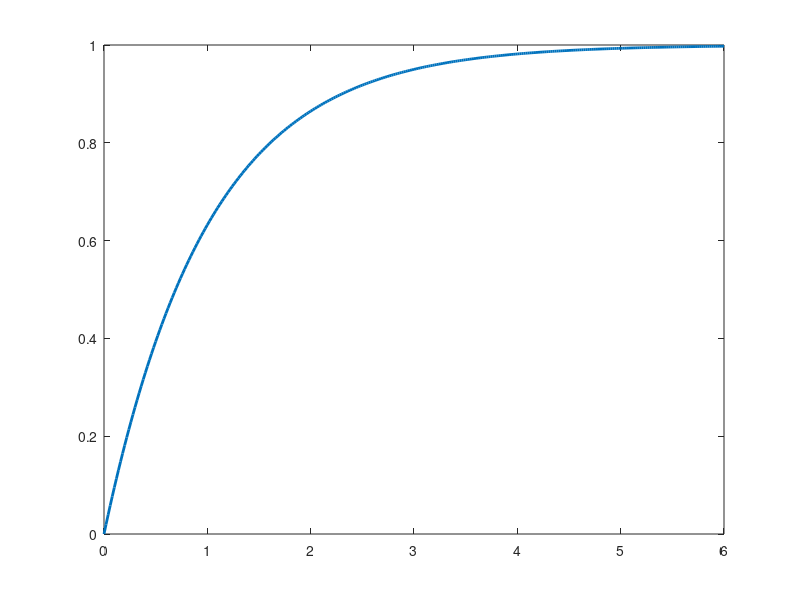

Here is the MATLAB script that generated this plot: (Note: this script raises an error after producing the figure.)
%% 2주차 — 모델링: 물리 법칙에서 전달함수까지
% **제어시스템설계** · 충남대학교 자율운항시스템공학과
%
%
% **참고자료 — 먼저 볼 것**
%
% 아래 다섯 과목은 **이 강의의 담당교수가 직접 한 강의**입니다.
% 기초부터 대학원 과정까지 이어지므로 부족한 곳부터 보면 됩니다.
% 이 강의에서 쓰는 기호와 유도는 모두 그 안에서 자세히 다룹니다.
%
% | # | 과목 | 수준 | 언어 | 영상 | 강의자료·코드 |
% |---|---|---|---|---|---|
% | 1 | **제어공학** — 기초. 전달함수, 피드백, 안정도, 근궤적, PID | 학부 | KO | [재생목록](https://youtube.com/playlist?list=PLFaUxNRM4BvJMpF9HZS-Mp8tDv9dTdglk) | [드라이브](https://drive.google.com/drive/folders/1TNIPDNtS_Iy8li-olka5WJslSXDYf0aT) |
% | 2 | **제어시스템설계** — 해석이 아니라 설계. 사양, 루프 성형, 이산 구현 | 학부 | KO | [재생목록](https://youtube.com/playlist?list=PLFaUxNRM4BvIGroZ5rgn7x08F7C79d9WZ) | [드라이브](https://drive.google.com/drive/folders/11m5Xxl_PHJvxgHghLSP-jhCpmRpbvoXh) |
% | 3 | **제어공학특론** — 좌표계, 6자유도 운동방정식, 회전행렬과 오일러각, 선형화 | 대학원 | EN | [재생목록](https://youtube.com/playlist?list=PLFaUxNRM4BvJmvF2ljx4KM5dj1P5jEcw0) | [드라이브](https://drive.google.com/drive/folders/1GUxbbONl916lNd0ggnFnXrNwNkd13-2-) |
% | 4 | **센서신호처리 및 융합** — 센서 모델, 잡음, 추정, 다중센서 융합 | 대학원 | EN | [재생목록](https://youtube.com/playlist?list=PLFaUxNRM4BvK-aP2Gdoyp5-AWvMn7Fo8E) | [드라이브](https://drive.google.com/drive/folders/1MEVJP7TzMcm8w6TZwUjhWJtL34WeNY3u) |
% | 5 | **캡스톤디자인** — 이동체 프로젝트를 처음부터 끝까지 | 학부 | KO | [재생목록](https://youtube.com/playlist?list=PLFaUxNRM4BvLu7L0pDoLzDXTv8mm6rCmj) | [드라이브](https://drive.google.com/drive/folders/1haIQejlJfrdhtOuof-MpffR9ydVscXZS) |
%
% **MATLAB 이나 Simulink 가 아직 익숙하지 않다면** 실습에 들어가기 전에 아래를 먼저 하십시오.
% 무료이고 각각 몇 시간이면 끝납니다.
%
% | 도구 | 학습 자료 |
% |---|---|
% | MATLAB | [MATLAB Onramp](https://matlabacademy.mathworks.com/kr/details/matlab-onramp/gettingstarted) · [Core MATLAB Skills](https://matlabacademy.mathworks.com/details/core-matlab-skills/lpmlcms) |
% | Simulink | [Simulink Onramp](https://matlabacademy.mathworks.com/kr/details/simulink-onramp/simulink) · 담당교수 Simulink 강의 [1편](https://youtu.be/a-afHg_fSaU) · [2편](https://youtu.be/070Yn0Hw5a0) |
%
% 1주차에서 $G(s) = \frac{1}{ms^2+bs+k}$ 를 하늘에서 떨어진 것처럼 유도 없이 받아 썼습니다.
% 이번 주에는 이 물건이 **어디서 오는지**, 그리고 이것만 보고 무엇을 알 수 있는지를 다룹니다.
%
% 오늘의 질문
%
% - 물리 법칙에서 전달함수까지 가는 길은 어떤 단계인가
% - 전달함수를 보면 시스템에 대해 무엇을 알 수 있는가
% - 극점과 영점은 정확히 무엇이고 왜 그렇게 중요한가
% - 전달함수가 표현하지 못하는 것이 있는가
%
% 함께 쓰는 파일
%
% - `W02_01_tf_basics.m` — 전달함수 만들기, 극점과 응답의 대응
% - `W02_02_msd_derivation.m` — 물리에서 전달함수 유도, 극점의 이동
% - `W02_03_run_simulink.m` — Simulink 세 가지 구현 비교
% - `W02_04_ss_tf_conversion.m` — `ss2tf`, `tf2ss` 로 상태공간과 전달함수 오가기
% - `W02_MSD_ThreeWays.slx` — 블록선도 모델
if isempty(which('plant_msd'))   % 경로가 아직 등록 안 되었으면 알아서 잡는다
    p_ = pwd;
    if ~isempty(mfilename('fullpath')), p_ = fileparts(mfilename('fullpath')); end
    for k_ = 1:4
        if isfile(fullfile(p_,'setup_path.m')), run(fullfile(p_,'setup_path.m')); break; end
        p_ = fileparts(p_);
    end
    clear p_ k_
end
clc; close all;
s = tf('s');
%% 0-0. 오늘 돌려 볼 파일
% 강의노트를 읽다가 **직접 값을 바꿔 보고 싶을 때** 여는 파일들입니다.
% 강의노트의 절 번호와 스크립트의 절 번호가 서로 맞도록 만들어 두었습니다.
%
% | 파일 | 실행 결과 | 학습 목표 |
% |---|---|---|
% | `W02_01_tf_basics.m` | 전달함수 만드는 세 가지 방법, 극점·영점 표, `pzmap` | 표기가 달라도 **같은 시스템**이다 |
% | `W02_02_msd_derivation.m` | 댐퍼 $b$ 를 바꿔 가며 극점 이동과 계단응답 | 댐퍼가 극점을 **어디로 옮기는가** |
% | `W02_03_run_simulink.m` | Simulink 세 방식의 결과를 MATLAB 계산과 대조 | 셋이 **완전히 겹친다** |
% | `W02_04_ss_tf_conversion.m` | `ss2tf` 손계산 대조, `tf2ss` 표준형, 세 실현의 출력·상태 비교 | 전달함수는 하나, 상태공간 표현은 **여럿**이다 |
% | `W02_MSD_ThreeWays.slx` | 적분기·전달함수·상태공간을 같은 입력으로 구동 | 같은 것의 **세 가지 표현** |
%
% 실행하는 법 — 파일을 열고 절 안에서 `Ctrl+Enter` 를 누르면 그 절만 돕니다.
% 전체를 돌리려면 `F5` 입니다. 처음 한 번은 `setup_path` 를 먼저 실행하십시오.
%
% 이 강의노트의 그림은 대부분 `make_figures.m` 이 미리 만들어 문서에 박아 둔 것입니다.
% 그림을 고치고 싶으면 그 파일의 해당 함수를 고친 뒤 `make_figures()` 를 다시 돌립니다.

%% 0. 오늘 한 장 요약
% 오늘 하는 일은 이 화살표를 따라가는 것입니다.
%
% $$\text{물리 법칙} \rightarrow \text{미분방정식} \rightarrow
%   \text{라플라스 변환} \rightarrow \text{전달함수}$$
%
% **전달함수**란 "이렇게 넣으면 저렇게 나온다" 를 식 하나로 적어 둔 것입니다.
% 아래 그림에서 상자 $G(s)$ 안에 들어가는 것이 바로 그것입니다.
%
% 오늘의 계단
%
% - **1~5절** 네 단계를 질량-스프링-댐퍼에 적용
% - **6~8절** 극점이 무엇이고 왜 응답을 결정하는가
% - **9~11절** 댐퍼를 바꾸면 극점이 어디로 가는가, 영점은 무슨 일을 하는가
% - **13절** Simulink 로 같은 시스템을 세 가지 방법으로 만들어 겹쳐 보기
%
% 오늘 딱 하나만 기억한다면 이것입니다.
%
% - **극점의 위치가 응답의 모양을 정한다**
% ![개루프 — 출력을 보지 않는다](loop_open.png)
%
% **그림 파일** `loop_open.png` — `common/dg_loop.m` 의 `dg_loop`
%   · 다시 만들려면 `make_figures('loop_open')`
%
% **만드는 곳** — `common/dg_loop.m` 을 `dg_loop('open', ...)` 로 부릅니다
%
% 그림 해석
%
% | 관찰 위치 | 관찰 내용 | 해석 |
% |---|---|---|
% | 왼쪽 $u$ | 우리가 넣는 것 | 오늘은 이것과 $y$ 의 관계만 본다 |
% | 가운데 $G(s)$ 상자 | 플랜트 | **오늘 우리가 만드는 것이 이 상자 하나**다 |
% | 오른쪽 $y$ | 나오는 것 | |
% | 되먹임 선이 **없는 것** | 루프가 안 닫혀 있다 | 전달함수는 **열린 시스템**의 성질이다 |
%
% 1주차에서는 이 그림과 폐루프를 비교했습니다.
% 오늘은 **상자 하나를 어떻게 채우는가**만 봅니다. 되먹임은 다음 주부터입니다.
%% 0-1. 가장 작은 예부터
% 이해를 돕기 위해 제일 쉬운 것부터 봅니다.
%
% $$G(s) = \frac{1}{s+1}$$
%
% 이 전달함수의 극점은 $s = -1$ 하나뿐입니다.
% 극점이 하나면 응답도 아주 단순합니다. 단조롭게 올라가 멈춥니다.
G_tiny = 1/(s+1);

pole(G_tiny)         % 극점 하나
dcgain(G_tiny)       % DC 이득. 천천히 넣으면 그대로 나온다
t0 = (0:0.02:6)';
plot(t0, step(G_tiny, t0), 'LineWidth', 2); hold on;
yline(1, 'k--'); grid on;
xlabel('시간 [s]'); ylabel('출력');
legend('출력', '최종값', 'Location', 'southeast');
title('극점 하나짜리 시스템 : 올라가서 멈춘다');
%% 0-2. 극점을 옮겨 보면
% 극점 위치만 바꿔도 응답이 이렇게 달라집니다.
% 오늘 배울 것을 한 그림으로 미리 보는 셈입니다.
figure;
tiledlayout(1,2,'TileSpacing','compact');
nexttile
hold on; grid on;
for p = [0.5 1 2 4]
    plot(-p, 0, 'x', 'MarkerSize', 12, 'LineWidth', 2, ...
         'DisplayName', sprintf('극점 = %g', -p));
end
xline(0,'k-','HandleVisibility','off'); yline(0,'k-','HandleVisibility','off');
xlim([-5 1]); ylim([-1 1]);
xlabel('실수부'); ylabel('허수부');
title('극점을 왼쪽으로 옮기면');
legend('Location','best');
nexttile
hold on; grid on;
for p = [0.5 1 2 4]
    plot(t0, step(p/(s+p), t0), 'LineWidth', 2, ...
         'DisplayName', sprintf('극점 = %g', -p));
end
yline(1,'k--','HandleVisibility','off');
xlabel('시간 [s]'); ylabel('출력');
title('응답이 빨라진다');
legend('Location','southeast');
%% 1. 왜 모델이 필요한가
% 제어기를 설계하려면 "이렇게 넣으면 저렇게 반응한다"는 것을 알아야 합니다.
% 그 지식을 수학으로 적어 놓은 것이 모델입니다.
%
% 모델 없이 시행착오로 맞출 수도 있고 현장에서 실제로 그렇게 하기도 합니다.
% 하지만 이럴 때는 불가능합니다.
%
% - 위험하다 — 항공기
% - 비싸다 — 선박
% - 느리다 — 화학공정
%
% 그리고 모델이 있으면 시행착오로는 절대 알 수 없는 것을 알 수 있습니다.
% 예를 들어 **이득을 얼마까지 키우면 불안정해지는가** 같은 질문에 미리 답할 수 있습니다.
%% 2. 모델링의 네 단계
% 어떤 시스템이든 절차는 똑같습니다.
%
% - 물리 법칙을 적는다 — 뉴턴 법칙, 키르히호프 법칙 등
% - 미분방정식으로 정리한다
% - 라플라스 변환한다 — 초기조건은 $0$ 으로 둔다
% - 출력을 입력으로 나눠 전달함수를 얻는다
%
% 1~2 는 동역학이고 3~4 가 제어공학입니다. 하지만 1~2 가 틀리면 그 뒤가 전부
% 무의미해집니다. **모델링이 제어 설계보다 어려운 경우가 많습니다.**
%
% ![물리에서 전달함수까지 — 네 단계](modeling_steps.png)
%
% **그림 파일** `modeling_steps.png` — `common/dg_modeling_steps.m` 의 `dg_modeling_steps`
%   · 다시 만들려면 `make_figures('modeling_steps')`
%
% **만드는 곳** — `make_figures.m` 의 `dg_modeling_steps`
% **직접 밟아 보려면** — `W02_02_msd_derivation.m` 을 처음부터 끝까지 실행
%
% 그림 해석
%
% | 관찰 위치 | 관찰 내용 | 해석 |
% |---|---|---|
% | 첫 칸 장치 그림 | 무엇이 어디에 붙어 있나 | 부호를 정하는 자리. 여기서 틀리면 끝까지 틀린다 |
% | 둘째 칸 자유물체도 | 질량 하나에 걸리는 힘만 | 남의 힘을 그리지 않는다 |
% | 셋째 칸 미분방정식 | 시간 $t$ 의 함수 | 아직 풀기 어렵다 |
% | 넷째 칸 전달함수 | $s$ 의 함수 | 곱하고 나누기만 하면 된다 |
% | 칸 사이 화살표 | 힘을 센다 / F=ma / 라플라스 | 각 단계에서 하는 일이 하나씩뿐이다 |
%
% 이 순서를 **건너뛰지 않는 것**이 요령입니다.
% 그림 없이 식부터 쓰면 힘의 방향을 반드시 한 번은 틀립니다.
% 아래 3~5 절에서 이 네 칸을 하나씩 밟습니다.
%% 3. 1단계 — 장치를 그림으로 그린다
% 식부터 쓰지 마십시오. **먼저 그림을 그립니다.**
%
% 질량 $m$ 인 물체가 스프링 $k$ 와 댐퍼 $b$ 로 벽에 매달려 있고, 힘 $F(t)$ 를 가합니다.
% 오른쪽으로 움직인 거리를 $x(t)$ 라 하고, **오른쪽을 $+$** 로 잡습니다.
%
% 부호를 어디로 잡을지 여기서 정해 두어야 뒤가 안 꼬입니다.
% ![질량-스프링-댐퍼 장치 그림](msd_only.png)
%
% **그림 파일** `msd_only.png` — `common/dg_msd.m` 의 `dg_msd`
%   · 다시 만들려면 `make_figures('msd_only')`
%
% **만드는 곳** — `common/dg_msd.m` 을 `dg_msd('system')` 으로 부릅니다
% **직접 확인해 보려면** — `W02_02_msd_derivation.m` 의 **1절**
%
% 그림 해석
%
% | 관찰 위치 | 관찰 내용 | 해석 |
% |---|---|---|
% | 왼쪽 빗금 벽 | 고정된 곳 | 위치 $x$ 를 재는 기준 |
% | 스프링 $k$ | 늘어난 만큼 되당긴다 | 위치에 비례하는 힘 |
% | 댐퍼 $b$ | 빠를수록 세게 막는다 | 속도에 비례하는 힘 |
% | 질량 $m$ 상자 | 힘을 받아 움직이는 몸통 | $F = ma$ 를 쓰는 대상이 이 하나뿐 |
% | 위쪽 $x(t)$ 화살표 | 오른쪽이 $+$ | **여기서 부호를 정한다** |
% | 오른쪽 빨간 $F(t)$ | 우리가 넣는 힘 | 입력 |
%
% 부품이 셋뿐인데 왜 2차가 되는가 — **에너지를 저장하는 곳이 둘**이기 때문입니다.
% 스프링(위치에너지)과 질량(운동에너지)입니다. 댐퍼는 저장하지 않고 버립니다.
%% 3-1. 2단계 — 자유물체도를 그린다
% 자유물체도란 **물체 하나만 떼어 내서 그 물체에 걸리는 힘만** 그린 그림입니다.
% 여기서 부호를 틀리면 그 뒤가 전부 틀립니다.
% ![자유물체도 : 질량 하나에 걸리는 힘](msd_freebody.png)
%
% **그림 파일** `msd_freebody.png` — `common/dg_msd.m` 의 `dg_msd`
%   · 다시 만들려면 `make_figures('msd_freebody')`
%
% **만드는 곳** — `common/dg_msd.m` 을 `dg_msd('freebody')` 로 부릅니다
% **직접 확인해 보려면** — `W02_02_msd_derivation.m` 의 **1절**
%
% 그림 해석 — **화살표 방향을 그대로 부호로 옮기면 식이 됩니다**
%
% | 관찰 위치 | 관찰 내용 | 해석 |
% |---|---|---|
% | 가운데 상자 | 질량 $m$ 하나만 | **다른 부품은 안 그린다.** 그 힘만 화살표로 |
% | 파란 화살표 $kx$ | **왼쪽**을 향한다 | 되당기는 힘. 식에서 $-kx$ |
% | 초록 화살표 $b\,dx/dt$ | 역시 왼쪽 | 속도를 막는 힘. 식에서 $-b\dot{x}$ |
% | 빨간 화살표 $F(t)$ | 오른쪽 | 우리가 미는 힘. 식에서 $+F$ |
% | 오른쪽 아래 $+$ 방향 표시 | 오른쪽이 양수 | 앞 그림의 약속과 같아야 한다 |
% | 위쪽 식 | $ma = F - kx - b\,dx/dt$ | 화살표를 그대로 적은 것 |
%
% **자유물체도를 먼저 그리는 이유**가 여기 있습니다.
% 그림 없이 식부터 쓰면 부호를 반드시 한 번은 틀립니다.
%% 3-2. 힘을 하나씩 세어 본다
% 물체에 걸리는 힘은 셋입니다.
%
% - **가한 힘** $+F(t)$ — 우리가 오른쪽으로 미는 힘
% - **스프링 복원력** $-k\,x$ — 늘어난 만큼 되돌리려 한다. 그래서 부호가 $-$
% - **댐퍼 저항력** $-b\,\dot{x}$ — 빠를수록 세게 방해한다. 그래서 부호가 $-$
%
% 스프링은 **위치**에, 댐퍼는 **속도**에 비례한다는 점이 중요합니다.
%
% - 물체가 멈춰 있으면 댐퍼는 아무 일도 안 한다 ($\dot{x} = 0$)
% - 물체가 제자리에 있으면 스프링은 아무 일도 안 한다 ($x = 0$)
%
% 이제 뉴턴의 제2법칙을 씁니다. "힘의 합 = 질량 $\times$ 가속도" 입니다.
%
% $$F - k\,x - b\,\dot{x} \;=\; m\,\ddot{x} \qquad (\text{왼쪽이 힘의 합})$$
%
% 항을 옮겨 정리하면 이렇게 됩니다.
%
% $$m\,\ddot{x} + b\,\dot{x} + k\,x = F$$
%
% **여기서 잠깐 멈춥시다.**
%
% - 이 식은 $x$ 에 대한 **2계** 미분방정식이다 (가장 높은 미분이 $\ddot{x}$)
% - 뉴턴 법칙에 가속도가 들어 있으니 당연한 결과다
% - 그리고 이 "2계" 라는 사실이 곧 **극점이 두 개** 라는 뜻이 된다
m = 1.0;   b = 0.2;   k = 1.0;    % 질량 [kg], 감쇠 [N s/m], 스프링 [N/m]
%
% 세운 식은 $m\ddot{x} + b\dot{x} + kx = F$ 이고,
% 가장 높은 미분이 2계이므로 **극점이 2 개**입니다.
%% 4. 3단계 — 라플라스 변환
% 미분방정식은 그대로는 풀기 까다롭습니다.
% 라플라스 변환을 하면 **미분이 곱셈으로 바뀝니다.** 그것이 전부입니다.
%
% 필요한 성질은 딱 두 개입니다.
%
% $$\mathcal{L}\{\dot{x}(t)\} = s\,X(s) - x(0)$$
%
% $$\mathcal{L}\{\ddot{x}(t)\} = s^2 X(s) - s\,x(0) - \dot{x}(0)$$
%% 4-0. 이 두 줄은 어디서 왔는가 — 부분적분 한 번
% 외우지 않아도 됩니다. **정의에 넣고 부분적분을 한 번** 하면 나옵니다.
%
% 라플라스 변환의 정의는 이것뿐입니다.
%
% $$X(s) \;=\; \mathcal{L}\{x(t)\} \;=\; \int_{0}^{\infty} x(t)\,e^{-st}\,dt$$
%
% $\dot{x}$ 를 넣어 봅니다.
%
% $$\mathcal{L}\{\dot{x}(t)\} = \int_{0}^{\infty} \dot{x}(t)\,e^{-st}\,dt$$
%
% 부분적분 $\int u\,dv = uv - \int v\,du$ 에서 $u = e^{-st}$, $dv = \dot{x}\,dt$ 로 놓으면
% $v = x(t)$ 이고 $du = -s\,e^{-st}dt$ 이므로
%
% $$\mathcal{L}\{\dot{x}\}
%   = \left[\,x(t)\,e^{-st}\,\right]_{0}^{\infty}
%     + s\int_{0}^{\infty} x(t)\,e^{-st}\,dt$$
%
% 두 덩어리를 하나씩 봅니다.
%
% | 덩어리 | 값 | 왜 |
% |---|---|---|
% | $t \to \infty$ 에서 $x\,e^{-st}$ | $0$ | $e^{-st}$ 가 $0$ 으로 간다 (안정한 신호라면) |
% | $t = 0$ 에서 $x\,e^{-st}$ | $x(0)$ | $e^{0}=1$ 이므로 $x(0)$. **빼는 쪽**이다 |
% | 남은 적분 | $X(s)$ | 정의 그대로다 |
%
% 그러므로
%
% $$\mathcal{L}\{\dot{x}\} = 0 - x(0) + s\,X(s) = s\,X(s) - x(0)$$
%
% **둘째 줄은 이것을 두 번 쓰면 됩니다.** $\ddot{x}$ 를 $\dot{x}$ 의 미분으로 보고
%
% $$\mathcal{L}\{\ddot{x}\} = s\,\mathcal{L}\{\dot{x}\} - \dot{x}(0)
%   = s\left(s X(s) - x(0)\right) - \dot{x}(0)
%   = s^2 X(s) - s\,x(0) - \dot{x}(0)$$
%
% **$s$ 가 하나씩 붙는 것이 보입니다.** 미분할 때마다 $s$ 를 곱하고,
% 초기조건이 하나씩 떨어져 나옵니다. 그것이 이 두 줄의 전부입니다.
%% 4-0-1. 그래서 초기조건을 0 으로 두는 것이다
% 전달함수를 구할 때는 **초기조건을 전부 $0$** 으로 둡니다.
% 시스템이 가만히 있다가 시작한다고 보는 것입니다. 그러면 아주 단순해집니다.
%
% $$\mathcal{L}\{\dot{x}\} = s\,X(s), \qquad \mathcal{L}\{\ddot{x}\} = s^2 X(s)$$
%
% 즉 **한 번 미분할 때마다 $s$ 를 한 번 곱한다** 는 뜻입니다.
%% 4-1. 항별로 하나씩 변환해 보기
% 이해를 돕기 위해 왼쪽부터 한 항씩 바꿔 봅니다.
%
% | 시간 영역 | 라플라스 영역 | 이유 |
% |---|---|---|
% | $m\,\ddot{x}(t)$ | $m\,s^2 X(s)$ | 두 번 미분 $\rightarrow$ $s$ 두 번 |
% | $b\,\dot{x}(t)$ | $b\,s\,X(s)$ | 한 번 미분 $\rightarrow$ $s$ 한 번 |
% | $k\,x(t)$ | $k\,X(s)$ | 미분 없음 $\rightarrow$ 그대로 |
% | $F(t)$ | $F(s)$ | 미분 없음 $\rightarrow$ 그대로 |
%
% 이제 세 줄을 그대로 더합니다.
%
% $$m\,s^2 X(s) + b\,s\,X(s) + k\,X(s) = F(s)$$
%
% $X(s)$ 로 묶으면
%
% $$\left(m s^2 + b s + k\right) X(s) = F(s)$$
%
% 여기가 라플라스 변환의 진가가 드러나는 지점입니다.
% **미분방정식이 단순한 곱셈이 되었습니다.**
%% 5. 4단계 — 전달함수
% 출력을 입력으로 나누면 끝입니다.
%
% $$G(s) = \frac{X(s)}{F(s)} = \frac{1}{m s^2 + b s + k}$$
%
% 값을 넣으면
%
% $$G(s) = \frac{1}{s^2 + 0.2\,s + 1}$$
%
% 이것이 1주차에서 유도 없이 받아 썼던 그 식입니다. 이제 어디서 왔는지 알게 되었습니다.
%
% **전달함수를 읽는 법**
%
% - **분모**를 $0$ 으로 놓은 것이 특성방정식 $\rightarrow$ 그 근이 **극점**
% - 극점이 응답의 모양(빠르기, 진동)을 정한다
% - **분자**의 근이 **영점**. 여기서는 분자가 상수라 영점이 없다
G = plant_msd(m, b, k)
%%
pole(G)'        % 극점 두 개. 영점은 분자가 상수라 없다
dcgain(G)       % DC 이득 = 1/k
%% 5-1. 네 단계를 한 장으로
% 지금 한 것을 다시 정리하면 이렇습니다.
%
% | 단계 | 수행 내용 | 결과 |
% |---|---|---|
% | 1 | 장치를 그린다 | 그림 |
% | 2 | 자유물체도로 힘을 센다 | $m\ddot{x} + b\dot{x} + kx = F$ |
% | 3 | 라플라스 변환 (초기조건 $0$) | $(ms^2+bs+k)X = F$ |
% | 4 | 출력 나누기 입력 | $G(s) = 1/(ms^2+bs+k)$ |
%
% **어떤 시스템이든 이 네 단계입니다.** RC 회로도, DC 모터도, 진자도 똑같습니다.
%% 5-1-0. `zpk` — 전달함수를 만드는 세 번째 방법
% 1주차에서 전달함수를 만드는 방법 두 가지를 배웠습니다.
%
% - `tf(num, den)` — 계수를 벡터로
% - `s` 연산자 — 식을 그대로
%
% 세 번째가 있습니다. **극점과 영점을 직접 주는 방법**입니다.
%
% - **하는 일** — 영점, 극점, 이득으로 전달함수를 만든다
% - **입력** — `zpk(영점벡터, 극점벡터, 이득)`
% - **출력** — 전달함수 객체. `tf` 로 만든 것과 똑같이 쓸 수 있다
%
% 왜 이런 방법이 따로 있는가
%
% - 오늘 배웠듯이 **응답을 정하는 것은 극점과 영점**입니다
% - 그런데 `tf` 로 만들면 그것이 계수 뒤에 숨습니다
% - `zpk` 는 **보고 싶은 것을 그대로 적는** 방식입니다
% - 6~7주차 설계에서 "극점을 여기 놓고 싶다" 고 할 때 편합니다
%
% 주의
%
% - 영점이 없으면 **빈 벡터** `[]` 를 줍니다. `0` 을 주면 원점에 영점이 생깁니다
% - 세 번째 인자는 DC 이득이 **아니라** 최고차항의 계수입니다. 혼동하기 쉽습니다
% - `zpk(G)` 처럼 전달함수를 넣으면 **극영점 꼴로 바꿔서** 보여 줍니다.
%   극점을 눈으로 확인할 때 이 형태가 훨씬 읽기 좋습니다
%
% 세 방법이 정말 같은 것을 만드는지 확인해 봅니다.
G_way1 = tf(1, [m b k]);              % 계수를 그대로 적는 방법
G_way2 = 1/(m*s^2 + b*s + k);         % s 연산자로 쓰는 방법
G_way3 = zpk([], roots([m b k]).', 1/m);   % 극점과 영점으로 쓰는 방법

pole(G_way1)'
pole(G_way2)'
pole(G_way3)'
%%
zpk(G_way1)          % zpk 로 보면 극점과 영점이 바로 보인다
%% 5-1-0-1. `zero` — 영점을 꺼내는 명령
% 극점을 꺼내는 `pole` 은 1주차에서 배웠습니다. 짝이 되는 명령이 있습니다.
%
% - **하는 일** — 전달함수의 영점(분자의 근)을 돌려준다
% - **입력** — 전달함수
% - **출력** — 영점을 담은 열벡터. **없으면 빈 벡터**
%
% 주의
%
% - MSD 처럼 분자가 상수면 영점이 없어 `zero(G)` 가 **빈 벡터**를 돌려줍니다.
%   오류가 아닙니다
% - `zeros(2,3)` (0 으로 채운 행렬을 만드는 명령) 과 **이름이 비슷하니 주의**하십시오.
%   `zero` 는 제어 명령, `zeros` 는 일반 행렬 명령입니다
numel(zero(G))            % MSD 의 영점 개수. 분자가 상수라 0 개
%%
G_withzero = (s + 2)*G;

zero(G_withzero)'         % 분자에 (s+2) 를 곱하면 영점이 하나 생긴다
%% 5-1-1. 극점을 손으로 구해 보기 — 근의 공식이면 끝
% 분모를 $0$ 으로 놓은 것이 특성방정식입니다.
%
% $$m s^2 + b s + k = 0$$
%
% 2차 방정식이니 근의 공식을 그대로 쓰면 됩니다.
%
% $$s = \frac{-b \pm \sqrt{b^2 - 4mk}}{2m}$$
%
% 여기서 **판별식 $b^2 - 4mk$ 의 부호**가 모든 것을 정합니다.
%
% | 조건 | 극점 | 응답 | 이름 |
% |---|---|---|---|
% | $b^2 < 4mk$ | 복소수 두 개 | 진동하며 감쇠한다 | 부족감쇠 |
% | $b^2 = 4mk$ | 실수 중근 | 진동 없이, 가장 빠르게 | 임계감쇠 |
% | $b^2 > 4mk$ | 실수 두 개 | 진동 없이, 느리게 | 과감쇠 |
%
% $m = 1$, $k = 1$ 이면 경계는 $b = 2$ 입니다. 숫자로 확인해 봅니다.
b_list = [0.2 1.0 2.0 3.0]';          % 감쇠를 바꿔 본다 (m = k = 1)
discriminant = b_list.^2 - 4;         % 판별식 b^2 - 4mk

pole1 = zeros(size(b_list));  pole2 = pole1;
for i = 1:numel(b_list)
    r = roots([1 b_list(i) 1]);
    pole1(i) = r(1);
    pole2(i) = r(2);
end

table(b_list, discriminant, pole1, pole2)
%%
% 판별식이 음수이면 부족감쇠(복소수 극점), $0$ 이면 임계감쇠,
% 양수이면 과감쇠(실수 극점 둘)입니다.
%% 5-1-2. 겉모습이 달라도 식이 같으면 같은 시스템입니다
% 질량-스프링-댐퍼와 RLC 회로는 생김새가 전혀 다른데 **식이 똑같습니다.**
%
% $$m\,\ddot{x} + b\,\dot{x} + k\,x = F \qquad \leftrightarrow \qquad
%   L\,\ddot{q} + R\,\dot{q} + \frac{1}{C}\,q = V$$
%
% 한 칸씩 대응시켜 보면 이렇습니다.
%
% | 기계 요소 | 전기 요소 | 역할 |
% |---|---|---|
% | 위치 $x$ | 전하 $q$ | 쌓이는 양 |
% | 속도 $\dot{x}$ | 전류 $i = \dot{q}$ | 흐르는 양 |
% | 질량 $m$ | 인덕턴스 $L$ | 변화를 싫어한다 (관성) |
% | 댐퍼 $b$ | 저항 $R$ | 에너지를 버린다 |
% | 스프링 $k$ | $1/C$ | 되돌리려 한다 |
% | 힘 $F$ | 전압 $V$ | 밖에서 넣는 것 |
%
% **이 표가 왜 좋은가**
%
% - 한 시스템을 이해하면 다른 시스템은 공짜로 이해된다
% - 이 과목에서 배우는 것은 특정 장치가 아니라 **식의 성질**이다
% - 그래서 배 · 드론 · 로봇 · 화학공정에 전부 같은 방법이 통한다
% ![RLC 회로 : 인덕터(관성)와 커패시터(스프링)가 둘 다 있어 2차가 된다](rlc_circuit.png)
%
% **그림 파일** `rlc_circuit.png` — `common/dg_rc.m` 의 `dg_rc('rlc')`
%   · 다시 만들려면 `make_figures('rlc_circuit')`
%
% **만드는 곳** — `common/dg_rc.m`. 인수 없이 `dg_rc()` 로 부르면
% 인덕터가 빠진 **1차 RC 회로**가 나옵니다 (같은 절 앞쪽 그림)
%
% 그림 해석 — **MSD 와 하나씩 짝을 지어 보십시오**
%
% | 회로 부품 | MSD 의 대응 요소 | 대응 근거 |
% |---|---|---|
% | 인덕터 $L$ | **질량 $m$** | 전류가 갑자기 못 바뀐다 = 관성 |
% | 커패시터 $C$ | **스프링 $k$** | 전하를 모아 두었다 되돌린다 |
% | 저항 $R$ | **댐퍼 $b$** | 에너지를 열로 버린다 |
% | 전압원 $V$ | **힘 $F$** | 우리가 넣는 것 |
% | 전류 $i_a$ | **속도 $\dot{x}$** | 흐르는 양 |
%
% 에너지를 저장하는 것이 $L$ 과 $C$ 로 **둘**이라 2차가 됩니다.
% MSD 와 완전히 같은 이유입니다.
%
% **이것이 이 과목이 쓸 만한 이유입니다.** 기계든 전기든 유체든,
% 식이 같으면 **같은 도구로 다룹니다.**
%%
% 앞에서 본 RC 회로에는 커패시터만 있었습니다. 그래서 1차였습니다.
% 여기에 인덕터를 더하면 저장하는 곳이 둘이 되어 **2차**가 되고, 그때부터 진동합니다.
%
% - 저장하는 곳이 하나 $\rightarrow$ 1차 $\rightarrow$ 진동 없음
% - 저장하는 곳이 둘   $\rightarrow$ 2차 $\rightarrow$ 서로 주고받으며 진동 가능
%
% 그네가 흔들리는 것도 같은 이유입니다. 위치에너지와 운동에너지가 서로 주고받습니다.
%
% $$L\,\frac{d^2 q}{dt^2} + R\,\frac{dq}{dt} + \frac{1}{C}\,q = V(t)$$
L_ = 1;   R_ = 0.4;   Cc_ = 1;        % 인덕턴스, 저항, 커패시턴스
G_rlc = tf(1, [L_ R_ 1/Cc_]);

pole(G_rlc)'          % 복소수. 즉 진동한다
t_rlc = (0:0.02:25)';
plot(t_rlc, step(G_rlc, t_rlc), 'LineWidth', 2); hold on;
plot(t_rlc, step(tf(1,[1 1]), t_rlc), '--', 'LineWidth', 2);
yline(1, 'k:'); grid on;
xlabel('시간 [s]'); ylabel('출력 (크기를 맞춘 값)');
legend('RLC (2차) — 흔들린다', 'RC (1차) — 안 흔들린다', '최종값', 'Location','southeast');
title('저장하는 곳이 둘이면 진동한다');
%% 5-2. 같은 절차를 RC 회로에 — 5 분이면 됩니다
% 생김새가 전혀 다른데 절차가 똑같다는 것을 바로 보여 드리겠습니다.
% ![RC 회로](rc_circuit.png)
%
% **그림 파일** `rc_circuit.png` — `common/dg_rc.m` 의 `dg_rc`
%   · 다시 만들려면 `make_figures('rc_circuit')`
%
% **만드는 곳** — `common/dg_rc.m` (`make_figures('rc_circuit')`)
%
% 그림 해석
%
% | 관찰 위치 | 관찰 내용 | 해석 |
% |---|---|---|
% | 부품이 $R$ 과 $C$ 둘뿐인 것 | 인덕터가 없다 | 에너지를 저장하는 것이 $C$ **하나**뿐 |
% | 그래서 | 1차 시스템 | 극점이 하나. **절대 진동하지 않는다** |
% | 앞의 RLC 와 비교 | $L$ 이 빠졌다 | 부품 하나가 차수를 하나 정한다 |
%
% 외울 규칙 하나 — **에너지를 저장하는 부품의 개수가 시스템의 차수**입니다.
%%
% - **1단계** 그림은 위와 같습니다
% - **2단계** 키르히호프 전압 법칙 : $v_{in} = R\,i + v_C$,
%   그리고 커패시터는 $i = C\,\frac{dv_C}{dt}$ 이므로
%
% $$R\,C\,\frac{dv_C}{dt} + v_C = v_{in}$$
%
% - **3단계** 라플라스 변환 (초기조건 $0$)
%
% $$R\,C\,s\,V_C(s) + V_C(s) = V_{in}(s)$$
%
% - **4단계** 출력 나누기 입력
%
% $$G(s) = \frac{V_C(s)}{V_{in}(s)} = \frac{1}{RCs + 1}$$
%
% 미분이 한 번뿐이라 **1계** 미분방정식이고, 따라서 **극점이 하나**입니다.
% $\tau = RC$ 를 시정수라고 부릅니다.
R_ = 1e3;   C_ = 100e-6;              % 저항 [ohm], 커패시턴스 [F]
G_rc = tf(1, [R_*C_ 1])
%%
tau = R_*C_           % 시정수 [s]
pole(G_rc)            % 극점 = -1/tau
t_rc = (0:0.001:0.6)';
plot(t_rc, step(G_rc, t_rc), 'LineWidth', 2); hold on;
yline(1, 'k--'); yline(0.632, 'r:'); xline(R_*C_, 'r:');
grid on; xlabel('시간 [s]'); ylabel('v_C [V]');
legend('응답', '최종값', 't = \tau 에서 63 %', 'Location','southeast');
title('1계 미분방정식 -> 극점 하나 -> 진동 없이 올라가서 멈춘다');
%% 6. 2차 표준형 — $\omega_n$ 과 $\zeta$
% 제어공학에서는 2차 시스템을 항상 이 형태로 놓고 이야기합니다.
%
% $$G(s) = \frac{\omega_n^2}{s^2 + 2\zeta\omega_n s + \omega_n^2}$$
%
% 우리 식을 $s^2$ 계수가 $1$ 이 되도록 정리하고 분모끼리 비교하면
%
% $$\omega_n = \sqrt{\frac{k}{m}}, \qquad \zeta = \frac{b}{2\sqrt{mk}}$$
%
% 물리적으로 읽으면
%
% - $\omega_n$ **고유진동수** — 스프링이 셀수록, 질량이 가벼울수록 빨리 흔들린다
% - $\zeta$ **감쇠비** — 댐퍼가 셀수록 진동이 빨리 죽는다
%
% 그런데 이 두 숫자가 **$s$ 평면의 어디**를 가리키는지 알아야 뒤가 편합니다.
% 극점을 극좌표로 보면 두 숫자가 그대로 보입니다.
%
% ![$\omega_n$ 은 거리, $\zeta$ 는 각도의 코사인](zeta_geo_05.png)
%
% **그림 파일** `zeta_geo_05.png` — `common/dg_zeta_geo.m` 의 `dg_zeta_geo`
%   · 다시 만들려면 `make_figures('zeta_geo_05')`
%
% **만드는 곳** — `make_figures.m` 의 `dg_zeta_geo(0.5, 1)`
% **다른 값으로 보려면** — 명령창에 `dg_zeta_geo(0.3, 2)` 처럼 직접 부르면 됩니다
%
% 그림 해석
%
% | 관찰 위치 | 관찰 내용 | 해석 |
% |---|---|---|
% | 파란 선의 길이 | $\omega_n = 1.00$ | 원점에서 극점까지의 거리 |
% | 파란 선과 실축의 각 $\theta$ | $60^\circ$ | $\zeta = \cos 60^\circ = 0.50$ |
% | 빨간 가로선 | $\sigma = 0.50$ | 실수부. 정착시간 $t_s \approx 4/\sigma = 8$ s |
% | 초록 세로선 | $\omega_d = 0.87$ | 허수부. 실제로 진동하는 진동수 |
% | 회색 점선 원 | 반지름 $\omega_n$ | 이 원 위에서는 $\omega_n$ 이 같다 |
% | 맨 아래 줄 | $\%OS = 16.3\%$ | 각도 하나로 정해진 값 |
%
% 읽을 것
%
% - $\omega_n$ 은 **원점에서 극점까지의 거리**다
% - $\zeta$ 는 그 선이 음의 실축과 이루는 각 $\theta$ 의 **코사인**이다
% - 실수부 $\sigma = \zeta\omega_n$ 이 **얼마나 빨리 사그라드는가**를 정한다
% - 허수부 $\omega_d = \omega_n\sqrt{1-\zeta^2}$ 가 **얼마나 빨리 흔들리는가**를 정한다
%
% 감쇠비를 줄이면 각이 벌어지고 오버슈트가 커집니다.
%
% ![감쇠비를 0.2 로 줄이면 각이 벌어진다](zeta_geo_02.png)
%
% **그림 파일** `zeta_geo_02.png` — `common/dg_zeta_geo.m` 의 `dg_zeta_geo`
%   · 다시 만들려면 `make_figures('zeta_geo_02')`
%
% **만드는 곳** — `common/dg_zeta_geo.m` 을 `dg_zeta_geo(0.2, 1)` 로 부릅니다
% **직접 바꿔 보려면** — 명령창에 `dg_zeta_geo(0.9, 1)` 처럼 직접 부르면 됩니다
%
% 그림 해석 — **앞 그림($\zeta = 0.5$)과 숫자를 견주어 보십시오**
%
% | 관찰 위치 | 관찰 내용 | 해석 |
% |---|---|---|
% | 파란 선의 길이 | $\omega_n = 1.00$ | 앞 그림과 **같다.** $\omega_n$ 은 안 바꿨다 |
% | 파란 선과 실축의 각 | $78$ 도 (앞은 $60$ 도) | $\zeta$ 가 작아지니 **각이 벌어졌다** |
% | 빨간 가로선 | $\sigma = 0.20$ (앞은 $0.50$) | 실수부가 작아져 **정착이 느려진다** |
% | 초록 세로선 | $\omega_d = 0.98$ (앞은 $0.87$) | 허수부가 커져 **더 빨리 진동한다** |
% | 회색 점선 원 | 반지름 $1$ | 앞 그림과 같은 원. 극점이 원 위를 미끄러진 것 |
% | 맨 아래 $\%OS$ | $52.7\%$ (앞은 $16.3\%$) | 각이 벌어진 만큼 오버슈트가 크다 |
% | 맨 아래 $t_s$ | $20.00$ s (앞은 $8$ s) | 실수부가 작아진 만큼 오래 걸린다 |
%
% **극점이 원 위를 미끄러졌을 뿐인데 두 성질이 동시에 나빠졌습니다.**
% $\zeta$ 를 줄이면 더 튀고 더 오래 걸립니다. 이것이 감쇠비의 뜻입니다.
%
% **4주차의 사양 공식과 6주차의 sgrid 가 전부 이 그림 한 장에서 나옵니다.**
% 오버슈트는 각도만, 정착시간은 실수부만 본다는 것이 여기서 바로 보입니다.
%
% **왜 굳이 이 두 숫자로 바꿔 쓰는가?**
%
% $m, b, k$ 는 세 개인데 $\omega_n, \zeta$ 는 두 개입니다.
% 응답의 모양을 결정하는 데는 두 개면 충분하기 때문입니다.
% 질량이 2배여도 스프링이 2배면 응답 모양은 똑같습니다.
%
% 4주차에서 배울 시간응답 사양은 전부 이 두 숫자로 기술됩니다.
damp(G)
%% 7. 극점과 영점
% 전달함수를 $G(s) = \frac{N(s)}{D(s)}$ 로 보면
%
% - **극점** (pole) — 분모를 $0$ 으로 만드는 $s$. $G(s)$ 가 무한대가 되는 지점
% - **영점** (zero) — 분자를 $0$ 으로 만드는 $s$. $G(s)$ 가 $0$ 이 되는 지점
%
% 분모를 $0$ 으로 놓은 식 $D(s)=0$ 을 **특성방정식**이라 하고 그 근이 극점입니다.
%
% "특성"이라는 이름이 붙은 이유가 있습니다. 시스템이 빠른지 느린지, 진동하는지
% 아닌지, 안정한지 불안정한지가 **전부 이 방정식의 근에서 결정**되기 때문입니다.
% 입력이 무엇이든 상관없습니다. 시스템 자체의 성격입니다.
%% 8. 왜 극점이 응답을 결정하는가
% 이유는 의외로 단순합니다. **부분분수 전개**를 해 보면 바로 보입니다.
%
% 극점이 $p_1$, $p_2$ 인 시스템의 응답을 라플라스 영역에서 쪼개면
%
% $$Y(s) = \frac{A}{s - p_1} + \frac{B}{s - p_2} + (\text{입력이 만든 항})$$
%
% 이 되고, 각 항을 시간 영역으로 되돌리면
%
% $$y(t) = A\,e^{p_1 t} + B\,e^{p_2 t} + \ldots$$
%
% 입니다. 즉 **극점 하나가 지수함수 항 하나**를 만듭니다.
% 이것을 **모드**라고 부릅니다.
%
% 그러면 극점 위치를 보고 응답을 읽을 수 있습니다.
% 극점을 $p = \sigma + j\omega$ 라고 쓰면
%
% $$e^{pt} = e^{\sigma t}\,e^{j\omega t}
%          = e^{\sigma t}\;\times\;(\cos\omega t + j\sin\omega t)$$
%
% 앞의 $e^{\sigma t}$ 가 **크기**를 맡고, 뒤의 $\cos$, $\sin$ 이 **흔들림**을 맡습니다.
%
% 이므로 두 부분이 각각 다른 일을 합니다.
%
% - **실수부 $\sigma$** — 크기를 정한다. 음수면 줄어들고 양수면 커진다
% - **허수부 $\omega$** — 흔들리는 빠르기를 정한다
% - 실수부가 하나라도 $0$ 보다 크면 그 항이 커지므로 **전체가 발산**한다
%
% 말로 하면 어렵습니다. 그림으로 봅니다.
% ![극점 위치와 응답 모양](polemap.png)
%
% **그림 파일** `polemap.png` — `common/dg_polemap.m` 의 `dg_polemap`
%   · 다시 만들려면 `make_figures('polemap')`
%
% **만드는 곳** — `common/dg_polemap.m` (`make_figures('polemap')`)
%
% 그림 해석 — **왼쪽의 번호와 오른쪽의 번호를 짝지어 보십시오**
%
% | 관찰 위치 | 관찰 내용 | 해석 |
% |---|---|---|
% | 왼쪽 그림의 분홍 영역 | 오른쪽 절반 | **여기 있으면 발산**한다 |
% | 왼쪽 세로축(허수부) | 얼마나 빨리 진동하는가 | $0$ 이면 안 진동한다 |
% | 왼쪽 가로축(실수부) | 얼마나 빨리 사라지는가 | 왼쪽일수록 빠르다 |
% | 극점 1 ($-0.5$, 실수) | 오른쪽 1번 : 느리게 사라짐 | 원점에 가까우니 느리다 |
% | 극점 2 ($-2$, 실수) | 오른쪽 2번 : 빠르게 사라짐 | 왼쪽으로 갔더니 빨라졌다 |
% | 극점 3 ($-0.5 \pm 2j$) | 오른쪽 3번 : 느리게 진동하며 사라짐 | 허수부가 생기니 **진동이 생겼다** |
% | 극점 4 ($-2 \pm 2j$) | 오른쪽 4번 : 빠르게 감쇠 | 왼쪽으로 가니 빨리 감쇠한다 |
% | 극점 5 ($0 \pm 2j$, 허수축 위) | 오른쪽 5번 : 계속 진동 | **줄지도 늘지도 않는다.** 안정 경계 |
% | 극점 6 (우반면) | 오른쪽 6번 : 진동하며 발산 | 화면 밖으로 나간다 |
%
% 이 그림 한 장이 앞으로 열두 주 동안 쓸 지도입니다.
% **왼쪽으로 갈수록 빠르고, 위아래로 갈수록 흔들리고, 오른쪽은 금지 구역**입니다.
%% 7-1. 극점을 옮기면 응답이 어떻게 변하는가
% 극점의 **실수부와 허수부를 따로** 움직여 보면 각각이 무엇을 정하는지 분명해집니다.
%
% ![실수부는 사그라드는 속도, 허수부는 흔들리는 속도](w02_pole_time.png)
%
% **그림 파일** `w02_pole_time.png` — `make_figures.m` 의 `fig_w02_pole_to_time`
%   · 다시 만들려면 `make_figures('w02_pole_time')`
%
% **만드는 곳** — `make_figures.m` 의 `fig_w02_pole_to_time`
%
% 그림 해석
%
% | 관찰 위치 | 관찰 내용 | 해석 |
% |---|---|---|
% | 왼쪽 위 세 쌍의 $\times$ | 같은 높이, 다른 가로 위치 | 허수부 고정, 실수부만 바꿈 |
% | 오른쪽 위 세 곡선 | 진동하는 **주기가 모두 같다** | 진동수는 허수부가 정한다 |
% | 오른쪽 위 봉투 | $\sigma$ 가 클수록 빨리 좁아진다 | 감쇠하는 속도는 실수부가 정한다 |
% | 왼쪽 아래 $\times$ | 같은 가로 위치, 다른 높이 | 실수부 고정, 허수부만 바꿈 |
% | 오른쪽 아래 세 곡선 | 봉투는 같고 촘촘함만 다르다 | 실수부가 같으면 감쇠하는 속도가 같다 |
%
% 위 두 칸 — 허수부를 고정하고 실수부만 왼쪽으로 옮기면
% **진동 주기는 그대로인데 봉투가 빨리 줄어듭니다.**
%
% 아래 두 칸 — 실수부를 고정하고 허수부만 올리면
% **사그라드는 속도는 그대로인데 더 촘촘히 흔들립니다.**
%
% 이것이 2차 응답을 읽는 전부입니다.
%
% $$y(t) \propto e^{-\sigma t}\cos(\omega_d t + \phi)
%   \qquad \sigma = \text{실수부}, \quad \omega_d = \text{허수부}$$
%
%% 8-0. 같은 것을 나란히 다시
% 위 그림을 좌우로 짝지어 보면 이렇게 됩니다.
% 왼쪽 열이 극점 위치, 오른쪽 열이 그 결과인 응답입니다.
cases = { '음의 실근 두 개',   1/((s+0.5)*(s+2))
          '복소근, 실수부 음수', 1/(s^2+0.6*s+4)
          '순허수근',           1/(s^2+4)
          '복소근, 실수부 양수', 1/(s^2-0.6*s+4)
          '양의 실근',          1/((s-0.5)*(s+2)) };
t2 = 0:0.01:15;
tiledlayout(5,2,'TileSpacing','compact')
for i = 1:5
    nexttile
    pl = pole(cases{i,2});
    plot(real(pl), imag(pl), 'x', 'MarkerSize',12, 'LineWidth',3); hold on
    xline(0,'k-','LineWidth',1.5); grid on
    xlim([-2.5 1.5]); ylim([-3 3]); ylabel('Imag')
    if i==1, title('극점 위치'); end
    nexttile
    plot(t2, impulse(cases{i,2}, t2), 'LineWidth',2); grid on
    if i==1, title('임펄스 응답'); end
    text(0.02,0.85, cases{i,1}, 'Units','normalized','FontSize',9)
end
%% 8-1. 한 문장으로 요약하면
% **허수축을 기준으로 극점이 왼쪽에 있으면 안정, 오른쪽에 하나라도 있으면 불안정입니다.**
%
% 이 한 문장이
%
% - 5주차 안정도 판별의 전부이고
% - 6주차 근궤적이 "이득을 바꾸면 극점이 어디로 움직이는가"를 그리는 이유이며
% - 13주차 극배치가 "극점을 원하는 곳에 놓겠다"고 하는 이유입니다
%
% 오늘 이것만 확실히 잡고 가면 됩니다.
%% 9. 댐퍼를 세게 하면 극점은 어디로 가는가
% 극점은 특성방정식 $ms^2+bs+k=0$ 의 근이므로 근의 공식을 쓰면
%
% $$s = \frac{-b \pm \sqrt{b^2-4mk}}{2m}$$
%
% 판별식의 부호에 따라 세 가지로 갈립니다.
%
% - $b^2 < 4mk$ 즉 $\zeta<1$ — 복소근 → **부족감쇠**, 진동하며 수렴
% - $b^2 = 4mk$ 즉 $\zeta=1$ — 중근 → **임계감쇠**, 진동 없이 가장 빠르게
% - $b^2 > 4mk$ 즉 $\zeta>1$ — 서로 다른 실근 → **과감쇠**, 진동 없지만 느리게
%
% $b$ 를 $0$ 부터 키우면서 극점이 그리는 자취를 따라가 봅니다.
% 두 극점은 허수축에서 출발해 반지름 $\omega_n$ 인 원을 따라 왼쪽으로 이동하다가,
% $s = -\omega_n$ 에서 만난 뒤 실축을 따라 좌우로 갈라집니다.
%
% ![댐퍼를 키우면 극점이 실축으로 모인다](w02_damper_sweep.png)
%
% **그림 파일** `w02_damper_sweep.png` — `make_figures.m` 의 `fig_damper_sweep`
%   · 다시 만들려면 `make_figures('w02_damper_sweep')`
%
% **만드는 곳** — `make_figures.m` 의 `fig_damper_sweep`
% **직접 바꿔 보려면** — `W02_02_msd_derivation.m` 의 **3절**에서
% `b` 목록을 바꿔 실행
%
% 그림 해석 — **왼쪽 $\times$ 와 오른쪽 곡선을 색으로 짝지으십시오**
%
% | 관찰 위치 | 관찰 내용 | 해석 |
% |---|---|---|
% | 왼쪽 회색 점선 원 | 반지름 $1$ | $\omega_n = 1$ 이 고정이라 극점이 이 원 위에 있다 |
% | 왼쪽 파란 $\times$ ($b=0.2$) | $-0.1 \pm 1.0j$, 허수축에 바짝 | 감쇠가 거의 없다 |
% | 왼쪽 빨간 $\times$ ($b=1.0$) | $-0.5 \pm 0.87j$ | 원 위를 미끄러져 내려왔다 |
% | 왼쪽 노란 $\times$ ($b=2.0$) | 실축 위 $-1$ 에 **하나로 겹친다** | **임계감쇠.** 원과 실축이 만나는 자리 |
% | 왼쪽 보라 $\times$ ($b=3.0$) | 실축 위 $-0.38$ 과 $-2.6$ 으로 갈라짐 | 원을 벗어나 좌우로 흩어진다 |
% | 왼쪽 전체 | 극점이 **원을 따라 미끄러지다 실축에서 갈라진다** | 댐퍼가 하는 일의 전부 |
% | 오른쪽 파란 곡선 | 첫 봉우리 $1.73$, 오래 진동한다 | 왼쪽 파란 $\times$ 와 짝 |
% | 오른쪽 노란 곡선 | 오버슈트 없이 가장 빨리 도달 | **임계감쇠가 가장 좋은 자리** |
% | 오른쪽 보라 곡선 | 오버슈트는 없지만 **더 느리다** | 과감쇠. 댐퍼가 너무 세면 오히려 느려진다 |
%
% **댐퍼를 키운다고 계속 좋아지지 않습니다.** $b = 2$ 가 최고이고
% 그보다 키우면 오히려 느려집니다. 4주차에서 이것을 $\zeta = 1$ 로 다시 만납니다.
b_sweep = linspace(0,4,400);
pp = zeros(2,numel(b_sweep));
for i=1:numel(b_sweep), pp(:,i) = roots([m b_sweep(i) k]); end
plot(real(pp(1,:)), imag(pp(1,:)), '.', 'MarkerSize',8); hold on
plot(real(pp(2,:)), imag(pp(2,:)), '.', 'MarkerSize',8)
for bm = [0.2 1.0 2.0 3.0]
    pm = roots([m bm k]);
    plot(real(pm), imag(pm), 'kx', 'MarkerSize',12, 'LineWidth',2)
    text(real(pm(1))+0.05, imag(pm(1))+0.08, sprintf('b=%.1f',bm), 'FontSize',9)
end
xline(0,'k-','LineWidth',1.5); grid on; axis equal
xlim([-4 0.5]); ylim([-1.5 1.5]); xlabel('Real'); ylabel('Imag')
title('b 를 0 에서 4 까지 키울 때 극점이 움직이는 길')
%% 9-1. 방금 우리가 한 것이 근궤적입니다
% 파라미터 하나를 바꾸면서 극점이 어디로 움직이는지 그린 이 그림이
% 바로 6주차에 배울 **근궤적**(root locus)입니다.
%
% - 6주차에서는 $b$ 대신 제어이득 $K$ 를 바꾼다
% - 그것 말고는 완전히 같다
% - 제어기 설계란 결국 **극점이 원하는 자리에 오도록 $K$ 를 고르는 일**이 된다
%
% 오늘 이 그림에 익숙해져 두면 6주차가 훨씬 쉬워집니다.
%% 10. 감쇠 상태별 응답
% 위 그림의 대표 지점들이 실제로 어떤 응답을 만드는지 봅니다.
%
% 눈여겨볼 점은 **임계감쇠 $\zeta=1$ 이 "진동 없이 가장 빠른" 지점**이라는 것입니다.
% 감쇠를 더 키우면 진동은 여전히 없지만 오히려 느려집니다.
% 극점 하나가 원점 쪽으로 되돌아오면서 그 느린 극점이 응답을 지배하기 때문입니다.
%
% 극점 위치와 응답을 **나란히** 놓고 보면 대응이 한눈에 들어옵니다.
%
% ![극점이 어디 있는지와 응답이 어떻게 생겼는지](w02_damping.png)
%
% **그림 파일** `w02_damping.png` — `make_figures.m` 의 `fig_w02_damping`
%   · 다시 만들려면 `make_figures('w02_damping')`
%
% **만드는 곳** — `make_figures.m` 의 `fig_w02_damping`
% **직접 바꿔 보려면** — 이 절 아래 코드에서 `bi` 목록에 값을 더해 실행
%
% 그림 해석
%
% | 관찰 위치 | 관찰 내용 | 해석 |
% |---|---|---|
% | 왼쪽 점선 원 | 다섯 극점이 모두 원 위에 | $\omega_n$ 이 같고 $\zeta$ 만 다르다 |
% | 원이 허수축과 만나는 곳 | $\zeta = 0$ | 오른쪽에서 영원히 진동한다 |
% | 원이 실축과 만나는 곳 | $\zeta = 1$ | 진동 없이 가장 빠른 자리 |
% | 실축 위 두 점 ($\zeta=2$) | 극점이 갈라졌다 | 느린 쪽이 응답을 지배해 오히려 느리다 |
% | 오른쪽 $\zeta=0.3$ 곡선 | 가장 크게 넘어간다 | 각이 넓을수록 오버슈트가 크다 |
%
% 왼쪽 그림에서 점선 원의 반지름이 $\omega_n$ 입니다. **다섯 경우가 모두 같은 원 위에**
% 있습니다. $\zeta$ 만 다르므로 각도만 다릅니다.
%
% - $\zeta = 0$ — 극점이 허수축 위. 영원히 흔들린다
% - $\zeta = 0.3$ — 각이 넓다. 많이 넘어간다
% - $\zeta = 0.707$ — 각이 $45^\circ$. 오버슈트 약 $4.3\%$
% - $\zeta = 1$ — 두 극점이 실축에서 만난다. 진동이 없는 가장 빠른 지점
% - $\zeta = 2$ — 실극점 둘로 갈라진다. 느린 쪽이 응답을 지배해 오히려 느려진다
t3 = 0:0.01:30;
for bi = [0.2 1.0 2.0 3.0]
    plot(t3, step(1/(m*s^2+bi*s+k), t3), 'LineWidth',2); hold on
end
yline(1/k,'k--','LineWidth',1.5); grid on
xlabel('시간 [s]'); ylabel('변위 x [m]'); title('댐퍼 값에 따른 계단응답')
legend('b=0.2 (부족감쇠)','b=1.0 (부족감쇠)', ...
       'b=2.0 (임계감쇠)','b=3.0 (과감쇠)','Location','southeast')
%% 11. 영점은 무슨 일을 하는가
% 간단히 말하면 이렇습니다.
%
% - **극점**은 응답의 재료를 정한다
% - **영점**은 그 재료를 얼마씩 섞을지를 정한다
%
% 그래서 극점을 그대로 두고 영점만 바꾸면, 진동 주파수와 감쇠 속도는 똑같은데
% 초반 모양만 달라집니다.
%
% 아래 그림에서 **오른쪽 영점** $s=+2$ 인 경우를 특히 눈여겨보십시오.
% 응답이 처음에 **반대 방향으로 갔다가** 돌아옵니다.
%
% 이건 실제로 있는 현상입니다. 비행기 고도를 올리려고 조종간을 당기면 순간적으로
% 고도가 살짝 내려갔다가 올라갑니다. 꼬리날개가 먼저 아래로 눌리기 때문입니다.
%
% 이런 시스템은 제어하기 까다롭습니다. 올라가라고 했는데 내려가니 제어기가
% "더 세게 당겨야 하나?" 하고 혼동하기 때문입니다.
%
% ![영점이 원점에 가까울수록 오버슈트가 커진다](w02_zero_effect.png)
%
% **그림 파일** `w02_zero_effect.png` — `make_figures.m` 의 `fig_zero_effect`
%   · 다시 만들려면 `make_figures('w02_zero_effect')`
%
% **만드는 곳** — `make_figures.m` 의 `fig_zero_effect`
% **직접 바꿔 보려면** — 영점을 $+2$ 처럼 **우반면**에 두어 보십시오.
% 응답이 처음에 반대로 가는 것을 볼 수 있습니다 (역응답)
%
% 그림 해석
%
% | 관찰 위치 | 관찰 내용 | 해석 |
% |---|---|---|
% | 검은 굵은 점선 | 영점이 없을 때 | 기준. 첫 봉우리 $1.37$ |
% | 노란 곡선 (영점 $-10$) | 검은 점선과 **거의 포개진다** | 영점이 멀면 없는 것과 같다 |
% | 빨간 곡선 (영점 $-2$) | 첫 봉우리 $1.42$ | 조금 커졌다 |
% | 파란 곡선 (영점 $-0.5$) | 첫 봉우리 $2.12$ | **극점보다 원점에 가까우니 오버슈트가 크다** |
% | 네 곡선의 최종값 | 전부 $1$ | 영점은 정상상태를 안 바꾼다 |
% | 파란 곡선이 초반에 가장 가파른 것 | 미분 성분이 섞였다 | 영점은 **미분기와 같은 일**을 한다 |
%
% 왜 그런가 — $(s+z)G(s)$ 를 풀어 쓰면 $sG(s) + zG(s)$ 입니다.
% 앞항이 **미분**입니다. $z$ 가 작을수록 미분 성분의 비중이 커져 초반이 가팔라집니다.
%
% 4주차의 오버슈트 공식은 **영점이 없다**고 가정한 것입니다.
% 그래서 영점이 가까이 있으면 공식이 어긋납니다. 7주차에서 이 문제를 다시 만납니다.
Gb = 4/(s^2+2*s+4);
t4 = 0:0.01:8;
plot(t4, step(Gb,t4), 'LineWidth',2); hold on
plot(t4, step(Gb*(s/2+1),t4), 'LineWidth',2)
plot(t4, step(Gb*(-s/2+1),t4), 'LineWidth',2)
yline(1,'k--'); grid on
xlabel('시간 [s]'); ylabel('y(t)'); title('극점은 그대로, 영점만 바꿨을 때')
legend('영점 없음','왼쪽 영점 (s=-2)','오른쪽 영점 (s=+2)','Location','southeast')
%% 12. 전달함수의 한계
% 질문 하나를 던져 봅니다.
%
% **"물체를 $0.5\,\mathrm{m}$ 당겨 놓고 힘을 전혀 주지 않은 채 놓았다. 어떻게 되는가?"**
%
% 전달함수로 답해 보면 입력 $F=0$ 이므로 $X(s) = G(s)\cdot 0 = 0$ 입니다.
% 즉 **"아무 일도 안 일어난다"** 고 답합니다. 명백히 틀렸습니다.
%
% 이유는 3단계에서 초기조건을 $0$ 으로 두고 버렸기 때문입니다.
% 전달함수는 입력과 출력의 관계만 담을 뿐, **시스템 내부가 지금 어떤 상태인지는
% 담지 못합니다.**
%
% 못 담는 것이 초기조건만은 아닙니다. 한 장으로 정리하면 이렇습니다.
%
% ![전달함수가 못 다루는 것 세 가지](w02_tf_limits.png)
%
% **그림 파일** `w02_tf_limits.png` — `make_figures.m` 의 `fig_w02_tf_limits`
%   · 다시 만들려면 `make_figures('w02_tf_limits')`
%
% **만드는 곳** — `make_figures.m` 의 `fig_w02_tf_limits`
%
% 그림 해석
%
% | 관찰 위치 | 관찰 내용 | 해석 |
% |---|---|---|
% | 왼쪽 위 두 곡선 | 초기값 0.8 만큼 통째로 어긋난다 | 전달함수는 초기조건을 버렸다 |
% | 오른쪽 위 | 입력 3 과 1.2 의 결과가 다르다 | 포화를 모른다 |
% | 왼쪽 아래 | 각이 작을 때만 두 곡선이 겹친다 | 동작점 근처에서만 맞다 |
% | 오른쪽 아래 | 곡선 하나로 시스템이 요약된다 | 그래도 쓰는 이유 |
%
% | 한계 | 발생하는 현상 | 다루는 주차 |
% |---|---|---|
% | 초기조건을 $0$ 으로 본다 | 당겨 놓고 놓으면 아무 일도 없다고 답한다 | 3주차 상태공간 |
% | 비선형을 모른다 | 구동기가 포화해도 그대로 계산한다 | 6주차 · 11주차 |
% | 한 동작점에서만 맞다 | 크게 움직이면 어긋난다 | 3주차 선형화 |
%
% 그런데도 학기 내내 전달함수를 쓰는 이유는 오른쪽 아래 칸에 있습니다.
% **미분방정식을 풀지 않고 블록을 곱셈으로 이어 붙일 수 있기 때문**입니다.
% 설계는 거기서 합니다. 그리고 **검증은 반드시 Simulink 로** 합니다.
%
% 이 한계를 넘으려면 **세 번째 표현**이 필요합니다. 다음 절에서 소개합니다.
%% 12-1. 세 번째 표현 — 상태공간
% 오늘의 네 단계는 여기서 끝나지 않습니다. **한 칸이 더 있습니다.**
%
% $$\text{미분방정식} \rightarrow \text{라플라스} \rightarrow
%   \text{전달함수} \rightarrow \text{상태공간}$$
%
% 앞 절에서 본 한계의 원인은 하나였습니다 —
% **라플라스 변환할 때 초기조건을 $0$ 으로 두고 버렸다**는 것입니다.
%
% 그러면 **버리지 않는 길**로 가면 됩니다.
% 라플라스 변환을 아예 하지 않고, 미분방정식을 그대로 두는 것입니다.
%
% **아이디어 — 2계 미분방정식 하나를 1계 두 개로 쪼갠다**
%
% 컴퓨터는 1계 미분방정식만 풀 줄 압니다. 그래서 2계짜리를 1계 두 개로 나눕니다.
% 나누려면 **무엇을 계속 기억하고 있어야 하는지**를 정해야 합니다.
%
% 질량-스프링-댐퍼에서 다음 순간을 계산하려면 무엇을 알아야 하는가?
%
% - **위치만?** 부족합니다. 같은 자리라도 날아가는 중인지 멈춰 있는지 다릅니다
% - **위치와 속도?** 충분합니다. 이 둘과 앞으로 들어올 힘만 알면 미래가 정해집니다
%
% 그래서 이 둘을 **상태**(state)라고 부르고 이름을 붙입니다.
%
% $$x_1 = x \;(\text{위치}), \qquad x_2 = \dot{x} \;(\text{속도})$$
%
% 이제 각 상태의 미분을 **상태와 입력만으로** 적습니다.
%
% $$\dot{x}_1 = \dot{x} = x_2$$
%
% $$\dot{x}_2 = \ddot{x} = \frac{1}{m}\left(F - b\dot{x} - kx\right)
%              = -\frac{k}{m}x_1 - \frac{b}{m}x_2 + \frac{1}{m}F$$
%
% 둘째 줄은 오늘 2절에서 세운 운동방정식을 $\ddot{x}$ 에 대해 푼 것뿐입니다.
% **새로운 물리는 하나도 없습니다.** 같은 식을 다르게 적었을 뿐입니다.
%% 12-2. 행렬로 묶으면 두 줄이 됩니다
% 위 두 식의 계수만 뽑아 행렬로 적습니다.
%
% $$\left[\begin{array}{c}\dot{x}_1\\ \dot{x}_2\end{array}\right] =
%   \left[\begin{array}{cc} 0 & 1\\ -\frac{k}{m} & -\frac{b}{m}\end{array}\right]
%   \left[\begin{array}{c}x_1\\ x_2\end{array}\right] +
%   \left[\begin{array}{c}0\\ \frac{1}{m}\end{array}\right] F$$
%
% 우리가 재는 것이 위치라면
%
% $$x = \left[\begin{array}{cc}1 & 0\end{array}\right]
%       \left[\begin{array}{c}x_1\\ x_2\end{array}\right] + 0\cdot F$$
%
% 이 두 줄을 기호로 쓴 것이 **상태공간 표현**입니다.
%
% $$\dot{x} = Ax + Bu, \qquad y = Cx + Du$$
%
% 네 행렬의 뜻만 지금 알아 두면 됩니다.
%
% | 행렬 | 크기 | 담고 있는 정보 |
% |---|---|---|
% | $A$ | $2\times 2$ | 아무도 안 건드려도 시스템이 저 혼자 어떻게 움직이는가 |
% | $B$ | $2\times 1$ | 입력이 어느 상태를 얼마나 밀어 주는가 |
% | $C$ | $1\times 2$ | 여러 상태 중 우리가 실제로 볼 수 있는 것은 무엇인가 |
% | $D$ | $1\times 1$ | 입력이 출력에 곧바로 튀어나오는 몫 (대개 $0$) |
%
% **왜 이것이 초기조건 문제를 푸는가** — 상태 $x_1, x_2$ 가 식 안에 그대로
% 살아 있습니다. 시작할 때 $x_1(0) = 0.5$ 라고 넣어 주면 됩니다.
% 전달함수에는 그 값을 넣을 자리가 아예 없었습니다.
%
% **오늘은 여기까지입니다.** 상태를 고르는 요령, 표현이 여러 개인 이유,
% 상태공간으로만 할 수 있는 일은 **3주차 4~6절**에서 제대로 다룹니다.
% 오늘은 "세 번째 표현이 있고, 그것이 초기조건을 담는다" 만 알면 됩니다.
%% 12-3. `ss` — 오늘의 마지막 새 명령
% - **하는 일** — 네 행렬 $A, B, C, D$ 로 상태공간 모델을 만든다
% - **입력** — `ss(A, B, C, D)`. 행렬 네 개
% - **출력** — 상태공간 객체. `tf` 로 만든 것과 거의 똑같이 쓸 수 있다
%
% 함께 알아 둘 것
%
% - `tf(sys)` — 상태공간을 전달함수로 바꾼다
% - `ss(G)` — 전달함수를 상태공간으로 바꾼다
% - `initial(sys, x0, t)` — **초기조건에서 출발한 응답**. `tf` 에는 없는 기능
%
% 계수 벡터로 오가는 `ss2tf` · `tf2ss` 와, 변환하면 상태의 뜻이 바뀌는 문제는
% `W02_04_ss_tf_conversion.m` 에서 손계산과 함께 다룹니다.
%
% 주의
%
% - $A$ 는 정사각행렬이어야 하고, $B$ 의 행 수가 $A$ 와 같아야 한다
% - $C$ 의 열 수도 $A$ 와 같아야 한다. 크기가 안 맞으면 바로 오류가 난다
% - `initial` 의 $x_0$ 는 **열벡터**로 준다
%
% 이제 손으로 만든 행렬이 정말 같은 시스템인지 확인해 봅니다.
A_hand = [0 1; -k/m, -b/m];
B_hand = [0; 1/m];
C_hand = [1 0];
D_hand = 0;
sys_ss = ss(A_hand, B_hand, C_hand, D_hand);

A_hand
B_hand
C_hand
D_hand
%%
tf(sys_ss)                   % 상태공간을 전달함수로 되돌린 것
%%
sort(pole(G))'               % 4단계에서 구한 G(s) 의 극점
sort(pole(tf(sys_ss)))'      % 상태공간에서 되돌린 것의 극점. 같아야 한다
%% 12-4. 이제 아까 그 질문에 답할 수 있습니다
% **"물체를 $0.5\,\mathrm{m}$ 당겨 놓고 힘 없이 놓았다. 어떻게 되는가?"**
%
% 상태공간에는 초기조건을 넣을 자리가 있으므로 `initial` 로 바로 답합니다.
% 물리적으로 기대하는 답은 **진동하며 제자리로 돌아온다** 입니다.
t5 = 0:0.01:40;
plot(t5, initial(sys_ss, [0.5;0], t5), 'LineWidth',2); hold on
plot(t5, zeros(size(t5)), 'k--', 'LineWidth',2)
yline(0,'k:'); grid on
xlabel('시간 [s]'); ylabel('변위 x [m]')
title('0.5 m 당겨 놓고 놓았을 때 (F = 0)')
legend('상태공간이 주는 답','전달함수가 주는 답 (항상 0)','Location','northeast')
%%
% 파란 곡선이 우리가 기대한 답입니다. 검은 점선이 전달함수의 답이고요.
%
% **이것으로 오늘의 사슬이 완성되었습니다.**
%
% | 표현 | 유도 방법 | 용도 | 초기조건 |
% |---|---|---|---|
% | 미분방정식 | 자유물체도에서 | 물리를 그대로 담는다 | 담긴다 |
% | 전달함수 | 라플라스 변환 | **설계.** 블록을 곱셈으로 잇는다 | 못 담는다 |
% | 상태공간 | 1계 두 개로 쪼개기 | **해석과 현대제어** (12~14주차) | 담긴다 |
%
% 다음 절에서 이 셋을 Simulink 에 나란히 놓고 **정말 같은지** 확인합니다.
%% 13. Simulink 로 확인하기 — 세 표현을 나란히
% 모델 `W02_MSD_ThreeWays.slx` 에는 **오늘 배운 세 표현이 그대로 하나씩**
% 들어 있습니다. 위에서 아래로 세 갈래입니다.
%
% | 경로 | 구성 방식 | 해당 절 |
% |---|---|---|
% | **A** | `Integrator` 블록 두 개 | 2~3절 미분방정식 |
% | **B** | `Transfer Fcn` 블록 | 5절 전달함수 |
% | **C** | `State-Space` 블록 | 12-2절 상태공간 |
%
% 셋을 같은 입력으로 동시에 구동하고 Scope 한 화면에 겹쳐 봅니다.
%% 13-1. 처음 보는 블록 세 가지
% 모델을 열기 전에 블록 이름을 짚고 갑니다. **처음 보는 것이 셋 있습니다.**
%
% | 블록 | 라이브러리 | 기능 | 대응하는 개념 |
% |---|---|---|---|
% | `Integrator` | Continuous | 들어온 신호를 **시간에 대해 적분**한다. 기호가 $1/s$ 다 | $\ddot{x} \to \dot{x} \to x$ 로 내려가는 계단 |
% | `Transfer Fcn` | Continuous | 분자·분모 계수를 넣으면 그 전달함수로 동작한다 | 5절의 $G(s) = 1/(ms^2+bs+k)$ |
% | `State-Space` | Continuous | 행렬 $A,B,C,D$ 를 넣으면 그 상태공간으로 동작한다 | 12-2절의 네 행렬 |
% | `Mux` | Signal Routing | 신호 여러 개를 **한 다발로 묶는다.** 계산은 안 한다 | 세 경로를 Scope 하나에 넣으려고 |
%
% `Integrator` 를 두 개 쓰는 이유
%
% - 운동방정식을 $\ddot{x} = (F - b\dot{x} - kx)/m$ 로 정리한다
% - 왼쪽 끝에서 $\ddot{x}$ 를 만들고 적분하면 $\dot{x}$
% - 한 번 더 적분하면 $x$
% - 그 $x$ 와 $\dot{x}$ 를 다시 앞으로 되먹여 $kx$ 와 $b\dot{x}$ 를 만든다
%
% **즉 블록선도가 곧 미분방정식입니다.** 되먹임 선 두 개가 스프링과 댐퍼입니다.
%
% `Integrator` 와 `Transfer Fcn` 의 결정적 차이
%
% - `Integrator` 를 더블클릭하면 `Initial condition` 칸이 **있다**
% - `Transfer Fcn` 을 더블클릭하면 그 칸이 **없다**
% - `State-Space` 에는 `Initial conditions` 칸이 **있다**
%
% 12절에서 말로 설명한 한계가 **블록 다이얼로그에 그대로 있습니다.**
% 모델을 열면 직접 확인해 보십시오.
%% 13-2. 두 가지 실험
% `W02_03_run_simulink.m` 이 실험을 두 번 합니다.
%
% **실험 1 — 초기조건 $0$, 계단 입력**
%
% 세 응답이 **완전히 겹칩니다** (차이가 $10^{-6}$ 수준).
% 계산 방식은 전혀 다른데 답이 같은 이유는 셋 다 결국 같은 미분방정식이기 때문입니다.
%
% **실험 2 — 초기조건 $0.5\,\mathrm{m}$**
%
% **경로 B 만 반응하지 못합니다.** 넣을 칸이 없으니 당연합니다.
% A 와 C 는 진동하며 제자리로 돌아옵니다.
%
% 이 두 실험이 오늘 배운 것을 한 번에 확인해 줍니다 —
% **세 표현은 같은 것이지만, 담는 정보는 다르다.**
%
% 모델은 모델을 열고 `Ctrl+T` 를 눌러도 실행됩니다. Scope 가 자동으로 열립니다.
%% 13-3. 오늘 나온 명령을 여러 가지로 써 본다
% 같은 시스템을 세 가지 표현으로 오갈 수 있다는 것이 오늘의 요지였습니다.
% 그 왕복을 명령으로 어떻게 하는지 한자리에 모았습니다.
%
% | 호출 형태 | 무엇이 나오는가 | 언제 쓰는가 |
% |---|---|---|
% | `zpk(z, p, k)` | 영점·극점·이득으로 만든 전달함수 | 극영점을 직접 지정할 때 |
% | `[z,p,k] = zpkdata(G,'v')` | 영점·극점·이득을 **벡터로** 꺼낸다 | 값을 계산에 쓸 때 |
% | `[num,den] = tfdata(G,'v')` | 분자·분모 계수를 벡터로 | 계수가 필요할 때 |
% | `[A,B,C,D] = ssdata(sys)` | 네 행렬을 꺼낸다 | 상태공간으로 계산할 때 |
% | `ss(G)` | 전달함수를 상태공간으로 | 초기조건을 주고 싶을 때 |
% | `tf(sysSS)` | 상태공간을 전달함수로 | 극점·영점을 보고 싶을 때 |
% | `minreal(G)` | 극영점 상쇄를 정리한 최소실현 | 차수가 부풀었을 때 |
% | `impulse(G,t)` | 임펄스응답 | 계단응답의 **미분**과 같다 |
% | `initial(sysSS, x0, t)` | 입력 없이 초기조건만으로의 응답 | 전달함수로는 못 하는 일 |
%
% 두 번째 칸의 `'v'` 는 "벡터로 달라" 는 뜻입니다.
% 빼면 셀 배열로 나와 다루기 번거롭습니다.
s = tf('s');

% (1) 같은 시스템을 세 방식으로 만들고 대조한다
Ga = tf(4, [1 0.8 4]);
Gb = zpk([], roots([1 0.8 4]).', 4);
Gc = 4/(s^2 + 0.8*s + 4);

norm(Ga - Gc, inf)           % tf 대 s 연산자
norm(tf(Gb) - Gc, inf)       % tf 대 zpk
%%
% (2) 값을 꺼내는 세 가지 명령
[zz, pp_, kk] = zpkdata(Gc, 'v');

zz'                          % 영점 (없으면 빈 것)
pp_'                         % 극점
kk                           % 이득
%%
[nn, dd] = tfdata(Gc, 'v');

nn                           % 분자 계수
dd                           % 분모 계수
%%
% (3) 극영점 상쇄가 있으면 minreal 이 정리해 준다
Gcancel = (s+2)/((s+1)*(s+2));

pole(Gcancel)'                       % 상쇄 전
pole(minreal(Gcancel, 1e-6))'        % minreal 뒤
%%
% (4) 임펄스응답은 계단응답의 미분이다
tt = (0:0.001:15)';
ys = step(Gc, tt);
yi = impulse(Gc, tt);

max(abs(yi(2:end) - diff(ys)/0.001))   % 두 방법의 차이 (수치미분 오차)
%%
% (5) 전달함수로는 못 하고 상태공간으로만 되는 일
Gss = ss([0 1; -4 -0.8], [0; 4], [1 0], 0);   % 물리 상태 : 위치와 속도
y_ini = initial(Gss, [0.5; 0], tt);

y_ini(1)                     % 시작. 초기 위치 0.5 에서 놓았다
y_ini(end)                   % 끝. 0 으로 돌아온다
%% 14. 오늘의 정리
% - 모델링은 **물리법칙 → 미분방정식 → 라플라스 변환 → 전달함수** 네 단계다.
%   어떤 시스템이든 절차는 같고 바뀌는 것은 1단계의 물리 법칙뿐이다
% - 2차 시스템은 $\omega_n$ 과 $\zeta$ 두 숫자로 요약된다
% - 극점은 특성방정식의 근이고, 응답에 나타나는 모드 $e^{pt}$ 의 지수다
% - 극점이 전부 좌반면에 있으면 안정, 우반면에 하나라도 있으면 불안정
% - 영점은 모드가 섞이는 비율을 바꾼다. 오른쪽 영점은 응답을 잠깐 반대로 보낸다
% - **전달함수는 초기조건을 담지 못한다.** 그 한계를 넘는 것이 상태공간이다
% - 상태공간은 2계 미분방정식을 **1계 두 개로 쪼갠 것**이다.
%   $\dot{x}=Ax+Bu$, $y=Cx+Du$ 두 줄이고, 상태가 식 안에 살아 있어
%   초기조건을 그대로 넣을 수 있다
% - **같은 시스템의 세 표현** — 미분방정식 · 전달함수 · 상태공간.
%   Simulink 의 세 경로가 그것을 눈으로 확인해 준다
%% 다음 주 예고
% 3주차에서는 두 가지를 합니다.
%
% - **블록선도** — 시스템 여러 개가 직렬 · 병렬 · 되먹임으로 얽혀 있을 때
%   전체 전달함수를 구하는 규칙
% - **선형화** — 이번 학기 전반부에서 가장 중요한 개념
%
% 세상의 거의 모든 시스템은 사실 **비선형**입니다. 우리가 지금까지 쓴 선형 이론을
% 어떻게 적용할 수 있는가? 그 답이 선형화입니다.
%
% 진자를 예로 들어, 같은 시스템인데도 어느 지점 근처에서 선형화하느냐에 따라
% 안정한 모델이 나오기도 하고 불안정한 모델이 나오기도 하는 것을 직접 확인합니다.
